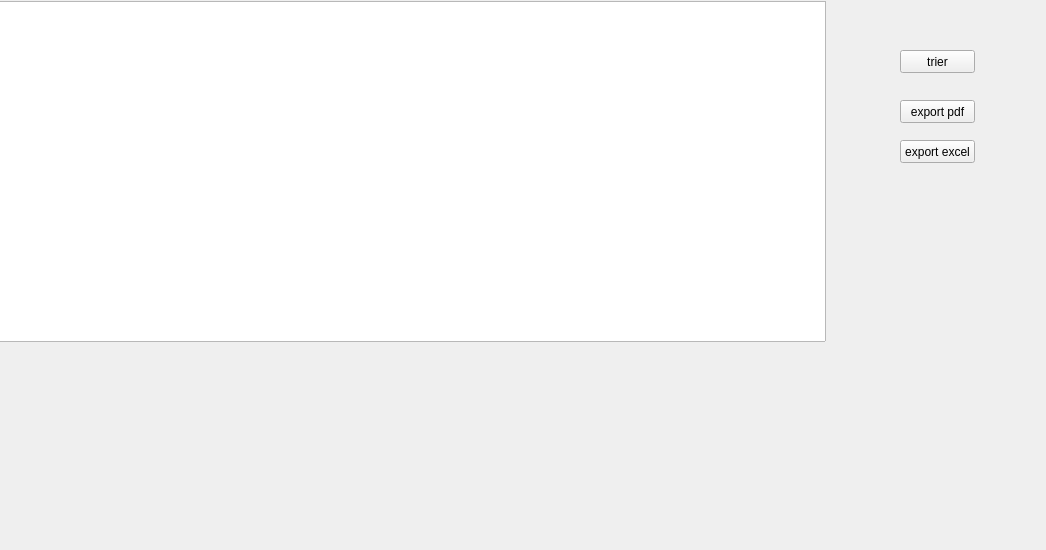
        <widget class="QWidget" name="tab_42">
         <attribute name="title">
          <string>afficher commande</string>
         </attribute>
         <widget class="QTableView" name="tableView_5">
          <property name="geometry">
           <rect>
            <x>-5</x>
            <y>1</y>
            <width>831</width>
            <height>341</height>
           </rect>
          </property>
         </widget>
         <widget class="QLabel" name="label_114">
          <property name="geometry">
           <rect>
            <x>6</x>
            <y>340</y>
            <width>1031</width>
            <height>201</height>
           </rect>
          </property>
          <property name="text">
           <string/>
          </property>
         </widget>
         <widget class="QPushButton" name="trier_6">
          <property name="geometry">
           <rect>
            <x>900</x>
            <y>50</y>
            <width>75</width>
            <height>23</height>
           </rect>
          </property>
          <property name="text">
           <string>trier</string>
          </property>
         </widget>
         <widget class="QPushButton" name="export_4">
          <property name="geometry">
           <rect>
            <x>900</x>
            <y>100</y>
            <width>75</width>
            <height>23</height>
           </rect>
          </property>
          <property name="text">
           <string>export pdf</string>
          </property>
         </widget>
         <widget class="QPushButton" name="excel_2">
          <property name="geometry">
           <rect>
            <x>900</x>
            <y>140</y>
            <width>75</width>
            <height>23</height>
           </rect>
          </property>
          <property name="text">
           <string>export excel</string>
          </property>
         </widget>
        </widget>
